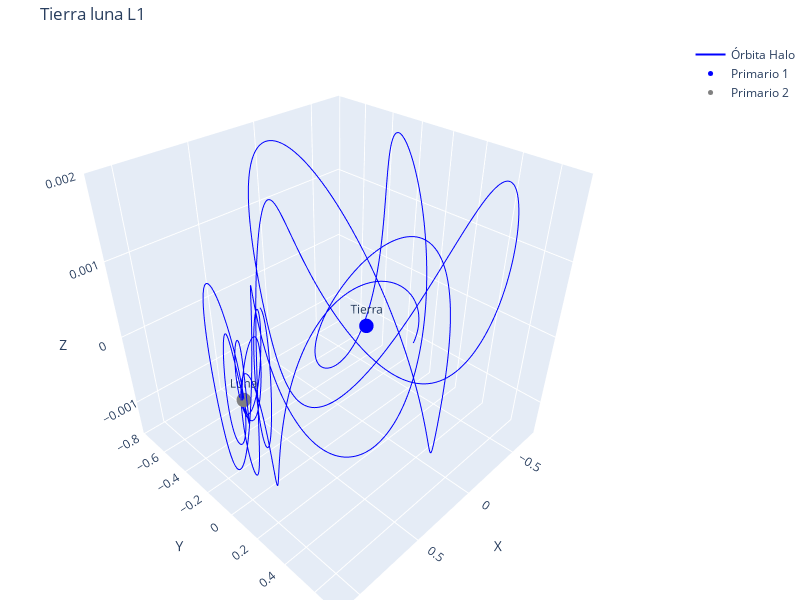

The notebook cell this image was saved under:
### Code cell
import plotly.graph_objects as go

mu = 0.0121505856


state0 = np.array(
    [
        0.82339082,  # x
        0.0,  # y (≈ 0)
        0.00098941,  # z
        0.0,  # vx
        0.12634273,  # vy
        0.0,  # vz
    ]
)
dt = 0.001
period = 12.1587  # días (según tu dato)
dt = 0.001
steps = int(period / dt) * 2  # al menos 2 ciclos


traj = solve_rtbp(mu, state0, dt, steps)

x, y, z = traj[:, 0], traj[:, 1], traj[:, 2]


plt.plot(x, y)
plt.xlabel("X")
plt.ylabel("y")
plt.title("Órbita Halo en el sistema Tierra-Luna")

fig = go.Figure(
    data=[
        go.Scatter3d(
            x=x,
            y=y,
            z=z,
            mode="lines",
            line=dict(color="blue", width=2),
            name="Órbita Halo",
        )
    ]
)
# Primario 1 (por ejemplo, Tierra)
fig.add_trace(go.Scatter3d(
    x=[-mu], y=[0], z=[0],
    mode='markers+text',
    marker=dict(size=5, color='blue'),
    text=["Tierra"],
    textposition="top center",
    name='Primario 1'
))

# Primario 2 (por ejemplo, Luna)
fig.add_trace(go.Scatter3d(
    x=[1 - mu], y=[0], z=[0],
    mode='markers+text',
    marker=dict(size=5, color='gray'),
    text=["Luna"],
    textposition="top center",
    name='Primario 2'
))

fig.update_layout(
    title="Tierra luna L1",
    scene=dict(
        xaxis_title="X",
        yaxis_title="Y",
        zaxis_title="Z",
        aspectmode="cube",  # <<< esta línea fuerza proporción 1:1:1
    ),
    width=800,  # ancho en píxeles
    height=600,  # alto en píxeles
    margin=dict(l=0, r=0, b=0, t=40),
)

fig.show()

### Figure 1 — Plotly figure (JSON) as saved in the notebook; plotly's stock layout.template omitted (floating-point values rounded to 4 significant figures; data arrays with more than 128 entries replaced by an {"elided": "..."} marker saying what was removed)
{"data": [{"line": {"color": "blue", "width": 2}, "mode": "lines", "name": "Órbita Halo", "type": "scatter3d", "x": {"elided": "24316 float values"}, "y": {"elided": "24316 float values"}, "z": {"elided": "24316 float values"}}, {"marker": {"color": "blue", "size": 5}, "mode": "markers+text", "name": "Primario 1", "text": ["Tierra"], "textposition": "top center", "type": "scatter3d", "x": [-0.01215], "y": [0], "z": [0]}, {"marker": {"color": "gray", "size": 5}, "mode": "markers+text", "name": "Primario 2", "text": ["Luna"], "textposition": "top center", "type": "scatter3d", "x": [0.9878], "y": [0], "z": [0]}], "layout": {"height": 600, "margin": {"b": 0, "l": 0, "r": 0, "t": 40}, "scene": {"aspectmode": "cube", "xaxis": {"title": {"text": "X"}}, "yaxis": {"title": {"text": "Y"}}, "zaxis": {"title": {"text": "Z"}}}, "title": {"text": "Tierra luna L1"}, "width": 800}}
